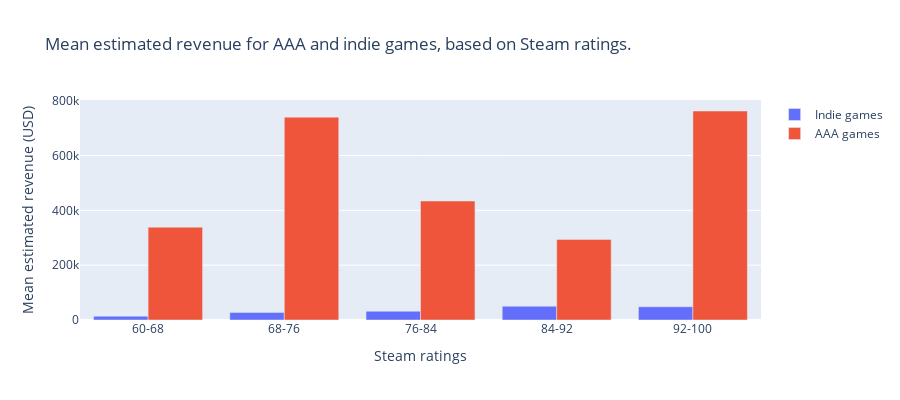

The notebook cell this image was saved under:
### Code cell
df_rev = pd.read_csv('DATASETS/steam_reviews_revenue.csv')
indie = df_rev[df_rev['is_aaa'] == 0]
indie = indie[indie['review_ratio'] >= 60]
indie = indie[indie['Launch Price'] <= 60]
indie = indie[indie['Revenue Estimated'] <= 12000000]
indie['x_as'] = pd.cut(indie['review_ratio'], 5, labels=('1','2','3','4','5'))
indie = indie[['x_as', 'Revenue Estimated']]
indie['x_as2'] = indie['x_as']
indie['x_as'] = indie['x_as'].astype(float)
indie = indie.groupby(['x_as2']).mean()
indie['x_as'] = indie['x_as'].astype(str)
indie['x_as'] = indie['x_as'].replace(['1.0','2.0','3.0','4.0','5.0'],['60-68','68-76','76-84','84-92','92-100'])

aaa = df_rev[df_rev['is_aaa'] == 1]
aaa = aaa[aaa['review_ratio'] >= 60]
aaa = aaa[aaa['Launch Price'] <= 120]
aaa = aaa[aaa['Revenue Estimated'] <= 30000000]
aaa['x_as'] = pd.cut(aaa['review_ratio'], 5, labels=('1','2','3','4','5'))
aaa = aaa[['x_as', 'Revenue Estimated']]
aaa['x_as2'] = aaa['x_as']
aaa['x_as'] = aaa['x_as'].astype(float)
aaa = aaa.groupby(['x_as2']).mean()
aaa['x_as'] = aaa['x_as'].astype(str)
aaa['x_as'] = aaa['x_as'].replace(['1.0','2.0','3.0','4.0','5.0'],['60-68','68-76','76-84','84-92','92-100'])

trace =[
    go.Bar(name='Indie games', x = indie['x_as'], y = indie['Revenue Estimated']),
    go.Bar(name='AAA games', x = aaa['x_as'], y = aaa['Revenue Estimated'])
]
layout = go.Layout(
    xaxis=go.layout.XAxis(
        type='category'
    )
)
fig = go.Figure(data=trace, layout=layout)
fig.update_layout(
    title_text='Mean estimated revenue for AAA and indie games, based on Steam ratings.',
    xaxis_title='Steam ratings',
    yaxis_title='Mean estimated revenue (USD)',
    height=400
)
fig.show()

### Figure 1 — Plotly figure (JSON) as saved in the notebook; plotly's stock layout.template omitted (floating-point values rounded to 4 significant figures)
{"data": [{"name": "Indie games", "type": "bar", "x": ["60-68", "68-76", "76-84", "84-92", "92-100"], "y": [13950.0, 27790.0, 32100.0, 50370.0, 48570.0]}, {"name": "AAA games", "type": "bar", "x": ["60-68", "68-76", "76-84", "84-92", "92-100"], "y": [338500.0, 740000.0, 433900.0, 294000.0, 762400.0]}], "layout": {"height": 400, "title": {"text": "Mean estimated revenue for AAA and indie games, based on Steam ratings."}, "xaxis": {"title": {"text": "Steam ratings"}, "type": "category"}, "yaxis": {"title": {"text": "Mean estimated revenue (USD)"}}}}
